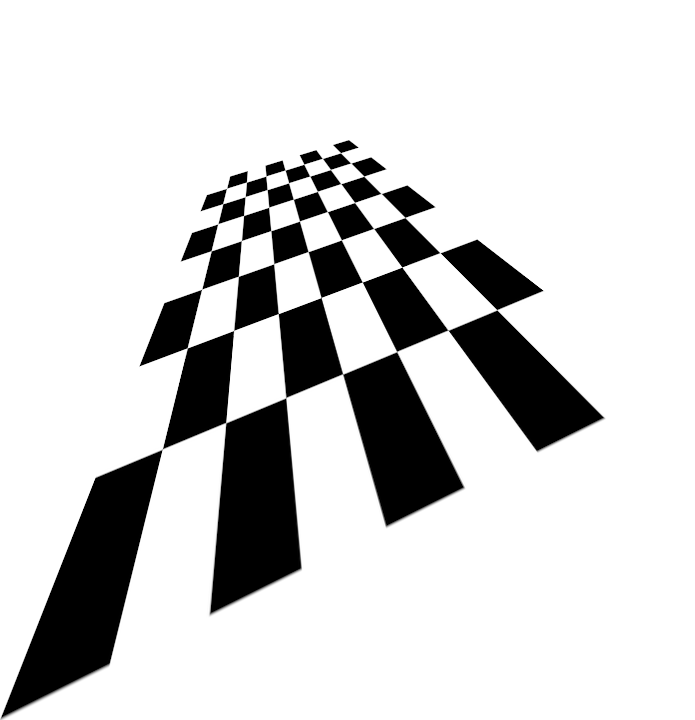
#> input picture chess.png, 695 x 720 px, found by its file name
$ python example.py
#> lines starting #> are read from the running program, lines starting #| are printed output that depends on the picture; after the words box and inside, x2 and y2 are one past the last pixel; in counts of white or black regions, pixels touching at a corner belong together
### accumulator.py
"""
Diamond space transformation for vanishing point detection
This package implements the method from
    Dubska et al, Real Projective Plane Mapping for Detection of Orthogonal Vanishing Points, BMVC 2013

Module
------
The module provides a high-level function for vanishing point detection in image
and also low-level functions for
* accumulation of observations to Diamond space,
* point mapping from/to Diamond space
that can be used to construct a custom transform of user-defined lines.
See also
--------
* diamondspace.insert
* diamondspace.find_peaks

References
----------
[1] Dubska et al, Real Projective Plane Mapping for Detection of Orthogonal Vanishing Points, BMVC 2013
"""

import numpy as np
from skimage.feature import peak_local_max
from skimage.morphology.grey import erosion, dilation


def _validate_lines(x:np.ndarray):
    if not isinstance(x, np.ndarray):
        raise TypeError("Lines must be numpy array")
    if x.ndim != 2 or x.shape[1] != 3:
        raise ValueError("Lines must be 2D array with 3 columns (lines in homogeneous coordinates)")


# [11 lines left out: functions _validate_points, _validate_points2D, not called in this run]

def _generate_subspaces(D, D_I, A, A_I):
    idx_d = [0, 1, 2, 3]
    idx_a = [(0, 3), (1, 3), (1, 2), (0, 2)]
    for d, a, in zip(idx_d, idx_a):
        yield D[:, d, :], D_I[:, d], A[:, a, :], A_I[:, a]


def _generate_lines(d, d_i, a, a_i):
    for i in range(d.shape[0]):
        if a_i[i, 0] and a_i[i, 1] and d_i[i]:
            if np.linalg.norm(a[i, 1, :] - a[i, 0, :]) < 0.0001:
                yield d[i, :], a[i, 0, :], True
            else:
                yield a[i, 1, :], a[i, 0, :], False
        elif a_i[i, 0] and a_i[i, 1]:
            yield a[i, 1, :], a[i, 0, :], False
        elif d_i[i] and a_i[i, 0]:
            yield d[i, :], a[i, 0, :], True
        elif d_i[i] and a_i[i, 1]:
            yield d[i, :], a[i, 1, :], True

def _accumulate_line(accumulator, end_points, d_flag, weight):
    """ Accumulate one line segment into accumulator """

    size = accumulator.shape[0]
    x0, y0, x1, y1 = end_points
    dx = x0 - x1
    dy = y0 - y1

    if abs(dx) < 0.001 and abs(dy) < 0.001:
        X = x0
        Y = y0
    elif abs(dx) > abs(dy):
        if d_flag:
            steps = np.round(x0).astype(np.int32) + 1
            X = np.linspace(x0, 0, steps)
            dif_y = (y0 - y1) / (x1 - x0)
            Y = np.arange(0, steps) * dif_y + y0
        else:
            if x1 < x0:
                x0, y0, x1, y1 = x1, y1, x0, y0
            steps = size
            X = np.arange(0, steps)
            dif_y = (y0 - y1) / (x0 - x1)
            Y = np.arange(0, steps) * dif_y + y0
    else:
        if d_flag:
            steps = np.round(y0).astype(np.int32) + 1
            Y = np.linspace(y0, 0, steps)
            dif_x = (x0 - x1) / (y1 - y0)
            X = np.arange(0, steps) * dif_x + x0
        else:
            if y1 < y0:
                x0, y0, x1, y1 = x1, y1, x0, y0
            steps = size
            Y = np.arange(0, steps)
            dif_x = (x0 - x1) / (y0 - y1)
            X = np.arange(0, steps) * dif_x + x0

    X = np.round(X).astype(np.int32)
    Y = np.round(Y).astype(np.int32)

    iX = np.logical_and(X >= 0, X <= size)
    iY = np.logical_and(Y >= 0, Y <= size)
    iXY = np.logical_and(iX, iY)

    accumulator[Y[iXY], X[iXY]] += weight

class DiamondSpace:
    """
    Wrapper for DiamondSpace accumulator of certain size
    """

    def __init__(self, d=1, size=256):

        # Init accumulator
        self.d = d
        self.size = size
        self.scale = (self.size - 1) / self.d
        self.A = []
        for i in range(4):
            self.A.append(np.zeros([self.size, self.size]))

    def clear(self):
        for i in range(4):
            self.A[i][:] = 0

    # [117 lines left out: functions lines_to_subspaces, points_to_subspaces, points_to_ds, points_from_ds, not called in this run]

    def line_intersections(self, lines):
        """ Return all intersections of projected lines with space border and axes  used in rasterization"""
        d = self.d

        # intersections with diagonal in flipped ST, SS, TS, TT spaces (all subspaces are flipped to positive quadrant)
        m_ST = np.array([[d, 0, 1],[0, 0, 0],[0, 1, 1/d]])
        m_SS = np.array([[-d, 0, -1], [0, 0, 0], [0, 1, 1 / d]])
        m_TS = np.array([[d, 0, 1],[0, 0, 0],[0, 1, 1/d]])
        m_TT = np.array([[-d, 0, -1],[0, 0, 0],[0, 1, 1/d]])

        p_diagonals = np.stack([lines @ M_i for M_i in (m_ST, m_SS, m_TS, m_TT)], axis=1)

        # intersections with -X,X,-Y,Y axes (all subspaces are flipped to positive quadrant)
        m_nX = np.array([[0, 0, 0],[-d, 0, -1],[0, 0, 1/d]])
        m_pX = np.array([[0, 0, 0],[d, 0, 1],[0, 0, 1/d]])
        m_nY = np.array([[0, 0, 1],[0, -d, -1],[0, 0, 0]])
        m_pY = np.array([[0, 0, 1],[0, d, 1],[0, 0, 0]])

        p_axes = np.stack([lines @ M_i for M_i in (m_nX, m_pX, m_nY, m_pY)], axis=1)

        return p_diagonals, p_axes

    def relevant_intersections(self, points):
        """ Check if intersections lie in diamond space """
        # normalize points - be careful with ideal points

        eps = 1e-12

        regular_points = ~np.isclose(points[:,:,2:],0,atol=eps)

        points = np.divide(points,points[:,:,2:], where=regular_points)

        # check x coordinate
        X = np.logical_and(points[:, :, 0] >= 0 - eps, points[:, :, 0] <= self.d + eps)

        # check y coordinate
        Y = np.logical_and(points[:, :, 1] >= 0 - eps, points[:, :, 1] <= self.d + eps)

        return points,  np.logical_and(np.logical_and(X, Y), np.logical_and(np.logical_and(X, Y), regular_points[:,:,0]))

    def get_intersection(self,l):
        """ Return relevant intersections of projected lines with space border and axes """

        l /= np.linalg.norm(l, keepdims=True, axis=1)

        D, A = self.line_intersections(l)
        D, D_I = self.relevant_intersections(D)
        A, A_I = self.relevant_intersections(A)

        return D, D_I, A, A_I


    def accumulate_subspaces(self, D, D_I, A, A_I, weights):
        """ Accumulate all line segments """

        D_s = D
        D_s[:, :, 0:2] = D_s[:, :, 0:2] * self.scale
        A_s = A
        A_s[:, :, 0:2] = A_s[:, :, 0:2] * self.scale

        for i, data in enumerate(_generate_subspaces(D_s, D_I, A_s, A_I)):
            d, d_i, a, a_i = data
            for j, data_lines in enumerate(_generate_lines(d, d_i, a, a_i)):
                x, y, d_flag = data_lines
                _accumulate_line(self.A[i],[x[0], x[1], y[0], y[1]], d_flag, weights[j])

    def insert(self, lines, weights=None):
        """
        Insert and accumulate lines 'lines' (in homogeneous coordinate) to diamond space
        """
        _validate_lines(lines)
        lines = lines.astype(np.double)
        D, D_I, A, A_I = self.get_intersection(lines)

        if weights is None:
            weights = np.ones(lines.shape[0])

        self.accumulate_subspaces(D, D_I, A, A_I, weights)


    def find_peaks_in_subspace(self, subspace, t_abs, prominence, min_dist):
        """
        Retrieve locations with prominent local maxima from one part of the accumulator
        """
        de = dilation(subspace + 1, ) / erosion(subspace + 1)
        p = peak_local_max(subspace, threshold_abs=t_abs, min_distance=min_dist, exclude_border=False)
        r,c = p[:,0], p[:,1]
        v = subspace[r,c]
        valid = de[r,c] > prominence

        peaks = np.ndarray([np.sum(valid),2])
        values = v[valid]

        # Subpixel correction of the peak
        s = np.pad(subspace, ((1, 1), (1, 1)), constant_values=((0, 0), (0, 0)))

        for i,pi in enumerate(p[valid]):
            neighborhood = s[pi[0]:pi[0] + 3, pi[1]:pi[1] + 3]
            neighborhood = neighborhood / np.sum(neighborhood)
            weight_r = np.tile(np.array([-1.0, 0, 1]), (3, 1)).T + pi[0]
            weight_c = np.tile(np.array([-1.0, 0, 1]), (3, 1)) + pi[1]

            peaks[i,1] = np.sum(neighborhood * weight_r).astype(float)
            peaks[i,0] = np.sum(neighborhood * weight_c).astype(float)

        return peaks,values


    def find_peaks(self, t=0.8, prominence=2, min_dist=1):
        space_flip = [(-1, 1), (1, 1), (1, -1), (-1, -1)]

        peaks = []
        peaks_ds = []
        values = []

        threshold_abs = np.max(self.A) * t

        for i, (s, f) in enumerate(zip(self.A, space_flip)):
             p,v = self.find_peaks_in_subspace(s, threshold_abs, prominence, min_dist)

             p_ds =  p*f/self.scale
             p_i = self.points_inverse(p_ds)

             peaks.append(p_i)
             values.append(v)
             peaks_ds.append(p*f)

        return np.vstack(peaks), np.hstack(values), np.vstack(peaks_ds)

    def attach_spaces(self):
        accumulator = np.zeros([self.size * 2 - 1, self.size * 2 - 1])
        accumulator[0: self.size, 0: self.size] = np.flipud(np.fliplr(self.A[3]))
        accumulator[0: self.size, self.size-1:] = np.maximum(np.flipud(self.A[2]), accumulator[0: self.size, self.size-1:])
        accumulator[self.size-1:, self.size-1:] = np.maximum(self.A[1], accumulator[self.size-1:, self.size-1:])
        accumulator[self.size-1:, 0: self.size] = np.maximum(np.fliplr(self.A[0]),accumulator[self.size-1:, 0: self.size])

        return accumulator

### example.py
import numpy as np
from skimage.io import imread
from skimage.filters import sobel_h, sobel_v, sobel
from scipy.ndimage import gaussian_filter
import matplotlib.pyplot as plt
from accumulator import DiamondSpace
from matplotlib.lines import Line2D
##
image = imread("c://Users//jurankovam//PycharmProjects//DiamondSpacePackage//chess.png", as_gray=True)
#> image is the input picture: shape (720, 695) float64; min 0, max 1, mean 0.83
_,ax = plt.subplots(1, figsize=(5,5))
ax.imshow(image, cmap="gray")
ax.set(title="Input image", xticks=[], yticks=[])
plt.tight_layout()
##
v_edges = gaussian_filter(image, [1.5,1.5],[0,1])
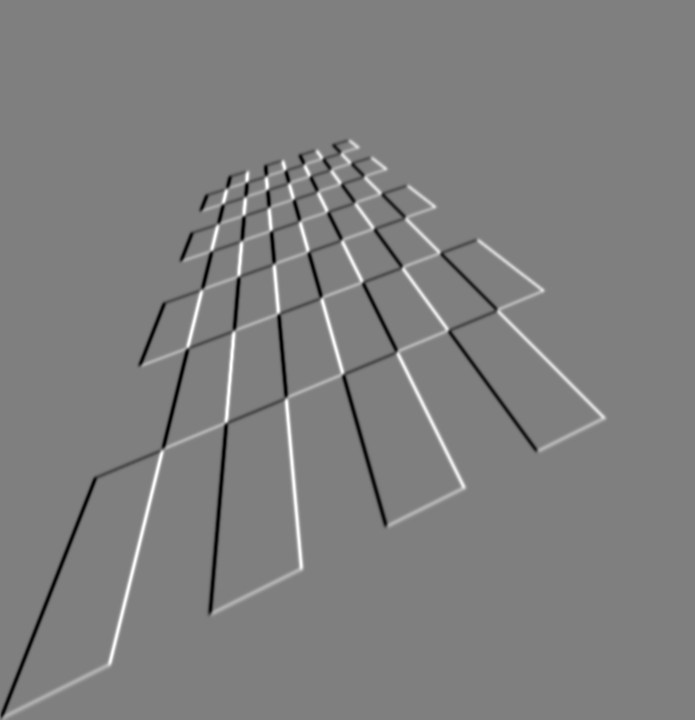
#> v_edges: shape (720, 695) float64; min -0.256, max 0.256, mean 2.96e-06; drawn with min black and max white
h_edges = gaussian_filter(image, [1.5,1.5],[1,0])
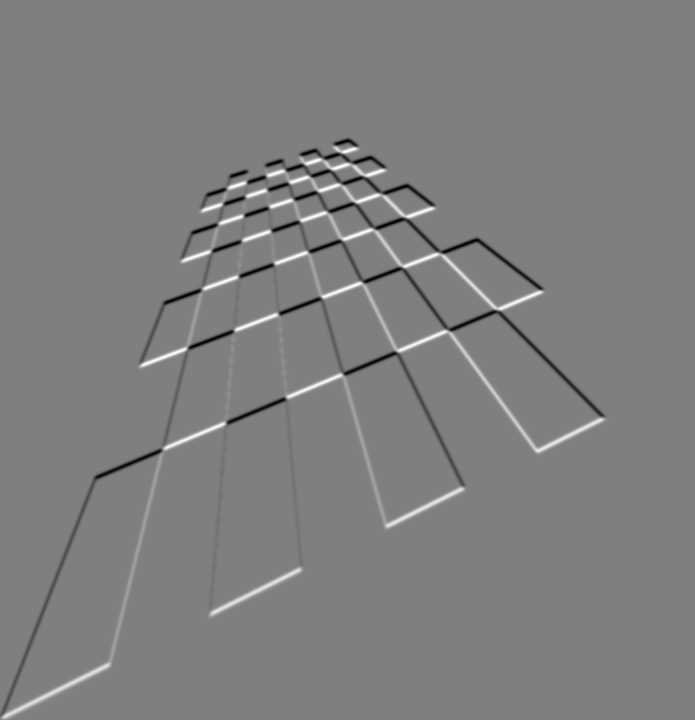
#> h_edges: shape (720, 695) float64; min -0.25, max 0.249, mean -2.55e-06; drawn with min black and max white
gradient = np.arctan2(h_edges, v_edges)
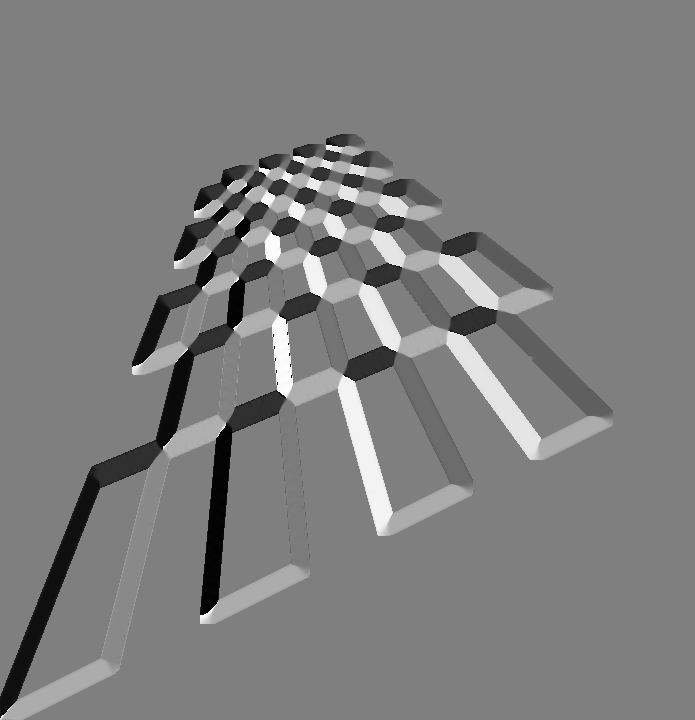
#> gradient: shape (720, 695) float64; min -3.14, max 3.14, mean -0.0226; drawn with min black and max white

edges = np.sqrt(h_edges * h_edges + v_edges*v_edges)
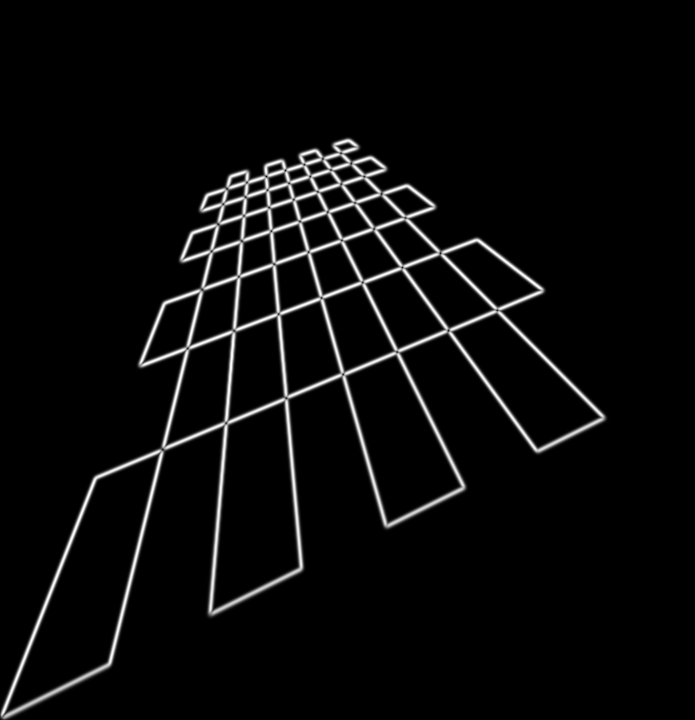
#> edges: shape (720, 695) float64; min 0, max 0.263, mean 0.0107; drawn with min black and max white

_,ax = plt.subplots(1,2, figsize=(10,5))
ax[0].imshow(edges, cmap="Greys")
ax[0].set(title="Edge map - observations", xticks=[], yticks=[])
ax[1].imshow(gradient, cmap="twilight_shifted")
ax[1].set(title="Edge map - gradients", xticks=[], yticks=[])
plt.tight_layout()
##
h,w = image.shape[:2]
#> h = 720; w = 695
h_half = np.median(np.arange(h))
#> h_half = 359.5
w_half = np.median(np.arange(w))
#> w_half = 347
coord_x, coord_y = np.meshgrid(np.arange(w) - w_half, np.arange(h) - h_half)
cos_g = np.cos(gradient)
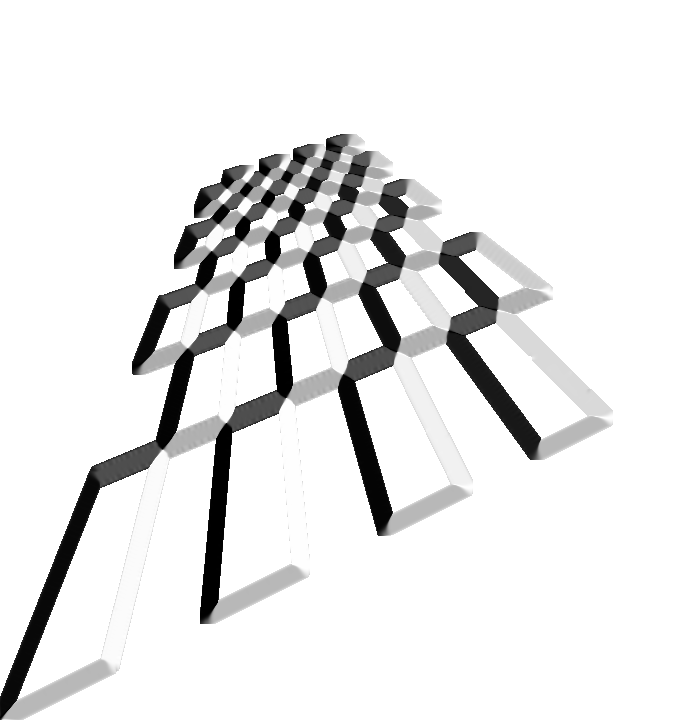
#> cos_g: shape (720, 695) float64; min -1, max 1, mean 0.827; drawn with min black and max white
sin_g = np.sin(gradient)
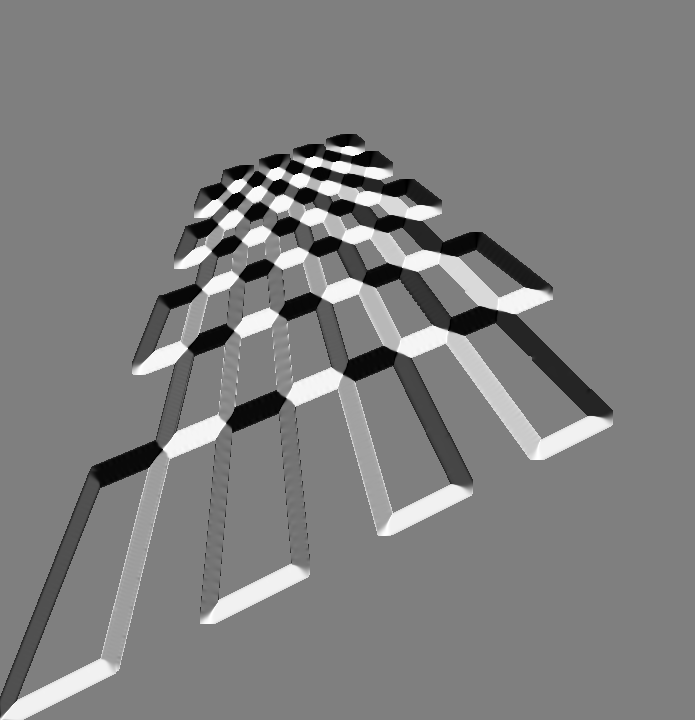
#> sin_g: shape (720, 695) float64; min -1, max 1, mean 0.00117; drawn with min black and max white

idx = edges > 0.2
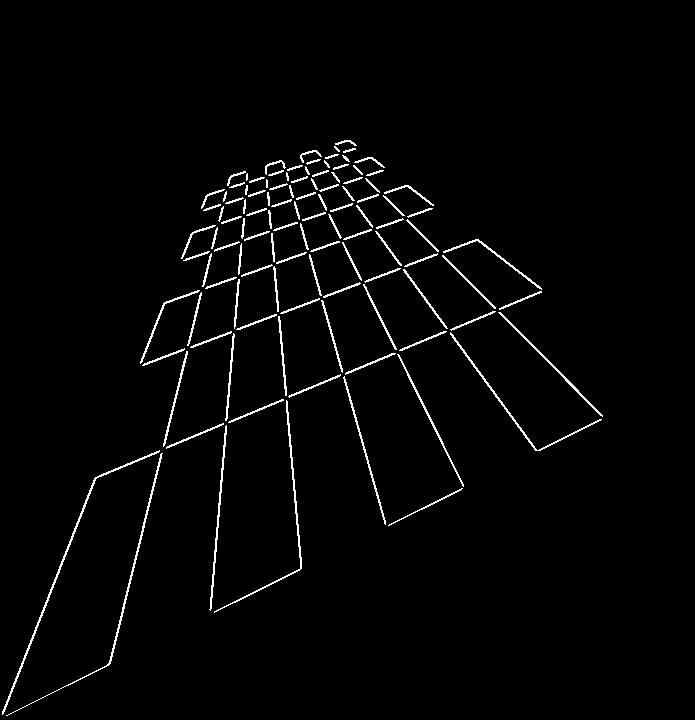
#> idx: shape (720, 695) bool; 2.2% white in thin lines or dots, all inside (x1, y1, x2, y2) = (2, 140, 603, 716)

A = cos_g[idx]
#> A = 11047 values, max 1 at index 1186, min -1 at index 1264, mean -0.013
B = sin_g[idx]
#> B = 11047 values, max 1 at index 3586, min -1 at index 2896, mean -0.0244
C = -sin_g[idx] * coord_y[idx] - cos_g[idx] * coord_x[idx]
#> C = 11047 values, max 201 at index 303, min -248.9 at index 11042, mean -29.11
lines = np.transpose(np.vstack((A, B, C)))

##
space_size = 128
d = 256
DS = DiamondSpace(d, space_size)
DS.insert(lines)
#> the loop in accumulate_subspaces, `for i, data in enumerate(_generate_subspaces(D_s, D_I, A_s, A_I)):` made 4 passes
##
A = DS.attach_spaces()
_,ax = plt.subplots(1, figsize=(5,5))
ax.imshow(A, cmap="inferno", extent = (-DS.size,DS.size,-DS.size,DS.size))
ax.set(title="Accumulator", xticks=np.linspace(-DS.size,DS.size,5), yticks=np.linspace(-DS.size,DS.size,5))
plt.tight_layout()
ax.axis('on')
##
_,ax = plt.subplots(2,2, figsize=(5,5))

Amax = A.max()
ax[0,0].axis('off')
ax[0,1].axis('off')
ax[1,1].axis('off')
ax[1,0].axis('off')

ax[0,0].imshow(DS.A[0], cmap="inferno", vmin = 0, vmax = Amax)
ax[0,0].invert_yaxis()
ax[0,0].invert_xaxis()
ax[0,1].imshow(DS.A[1], cmap="inferno", vmin = 0, vmax = Amax)
ax[0,1].invert_yaxis()
ax[1,1].imshow(DS.A[2], cmap="inferno", vmin = 0, vmax = Amax)
ax[1,0].imshow(DS.A[3], cmap="inferno", vmin = 0, vmax = Amax)
ax[1,0].invert_xaxis()

ax[0,0].text(20, 10, "ST", fontsize=10, color = "white")
ax[0,1].text(10, 10, "SS", fontsize=10, color = "white")
ax[1,1].text(10, 16, "TS", fontsize=10, color = "white")
ax[1,0].text(20, 16, "TT", fontsize=10, color = "white")
##

##
p, w, p_ds = DS.find_peaks(min_dist=2, prominence=2, t=0.8)
#> (the run stopped early here; a loop or call above may not have finished)
